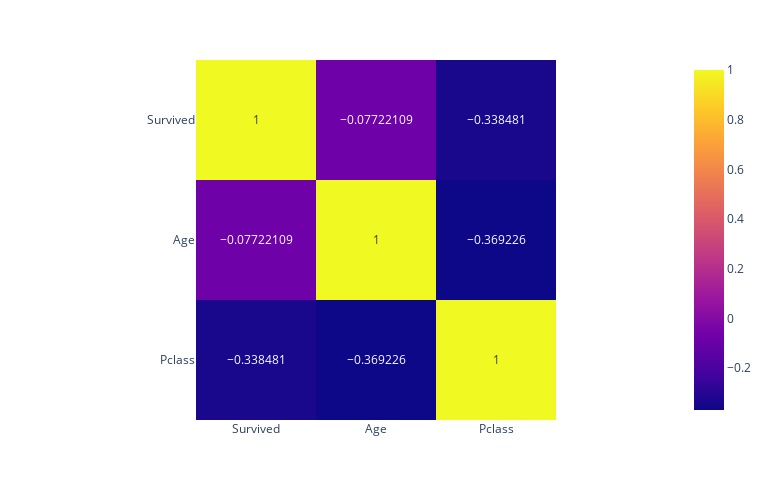

Source (notebook cell):
### Markdown cell above
Note:

- Survived vs Pclass: moderate -ve corr. Passengers in higher class were more likely to survive

- Age vs Pclass: moderate -ve corr, younger passengers tended to be in higher classes

### Code cell
# Visualise the relationship among age, Pclass, and survivors features
df_corr= train[['Survived', 'Age', 'Pclass']]
corr = df_corr.corr()
fig = px.imshow(corr, text_auto=True)
fig.update_layout(
    width=770,
    height=500  
)
fig.show()

### Figure 1 — Plotly figure (JSON) as saved in the notebook; plotly's stock layout.template omitted (floating-point values rounded to 4 significant figures)
{"data": [{"coloraxis": "coloraxis", "hovertemplate": "x: %{x}<br>y: %{y}<br>color: %{z}<extra></extra>", "name": "0", "texttemplate": "%{z}", "type": "heatmap", "x": ["Survived", "Age", "Pclass"], "xaxis": "x", "y": ["Survived", "Age", "Pclass"], "yaxis": "y", "z": [[1.0, -0.07722, -0.3385], [-0.07722, 1.0, -0.3692], [-0.3385, -0.3692, 1.0]]}], "layout": {"coloraxis": {"colorscale": [[0, "#0d0887"], [0.1111, "#46039f"], [0.2222, "#7201a8"], [0.3333, "#9c179e"], [0.4444, "#bd3786"], [0.5556, "#d8576b"], [0.6667, "#ed7953"], [0.7778, "#fb9f3a"], [0.8889, "#fdca26"], [1, "#f0f921"]]}, "height": 500, "margin": {"t": 60}, "width": 770, "xaxis": {"anchor": "y", "constrain": "domain", "domain": [0, 1], "scaleanchor": "y"}, "yaxis": {"anchor": "x", "autorange": "reversed", "constrain": "domain", "domain": [0, 1]}}}
